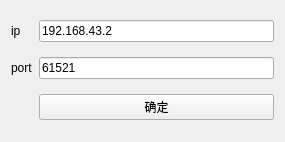
<?xml version="1.0" encoding="UTF-8"?>
<ui version="4.0">
 <class>ServerInfo</class>
 <widget class="QWidget" name="ServerInfo">
  <property name="geometry">
   <rect>
    <x>0</x>
    <y>0</y>
    <width>285</width>
    <height>142</height>
   </rect>
  </property>
  <property name="windowTitle">
   <string>serverInfo</string>
  </property>
  <layout class="QGridLayout" name="gridLayout">
   <item row="1" column="0">
    <widget class="QLabel" name="label_2">
     <property name="text">
      <string>port</string>
     </property>
    </widget>
   </item>
   <item row="1" column="1">
    <widget class="QLineEdit" name="lineEdit_port">
     <property name="text">
      <string>61521</string>
     </property>
    </widget>
   </item>
   <item row="0" column="0">
    <widget class="QLabel" name="label">
     <property name="text">
      <string>ip</string>
     </property>
    </widget>
   </item>
   <item row="0" column="1">
    <widget class="QLineEdit" name="lineEdit_ip">
     <property name="text">
      <string>192.168.43.2</string>
     </property>
    </widget>
   </item>
   <item row="2" column="1">
    <widget class="QPushButton" name="pushButton_ensure">
     <property name="text">
      <string>确定</string>
     </property>
    </widget>
   </item>
  </layout>
 </widget>
 <resources/>
 <connections/>
</ui>
